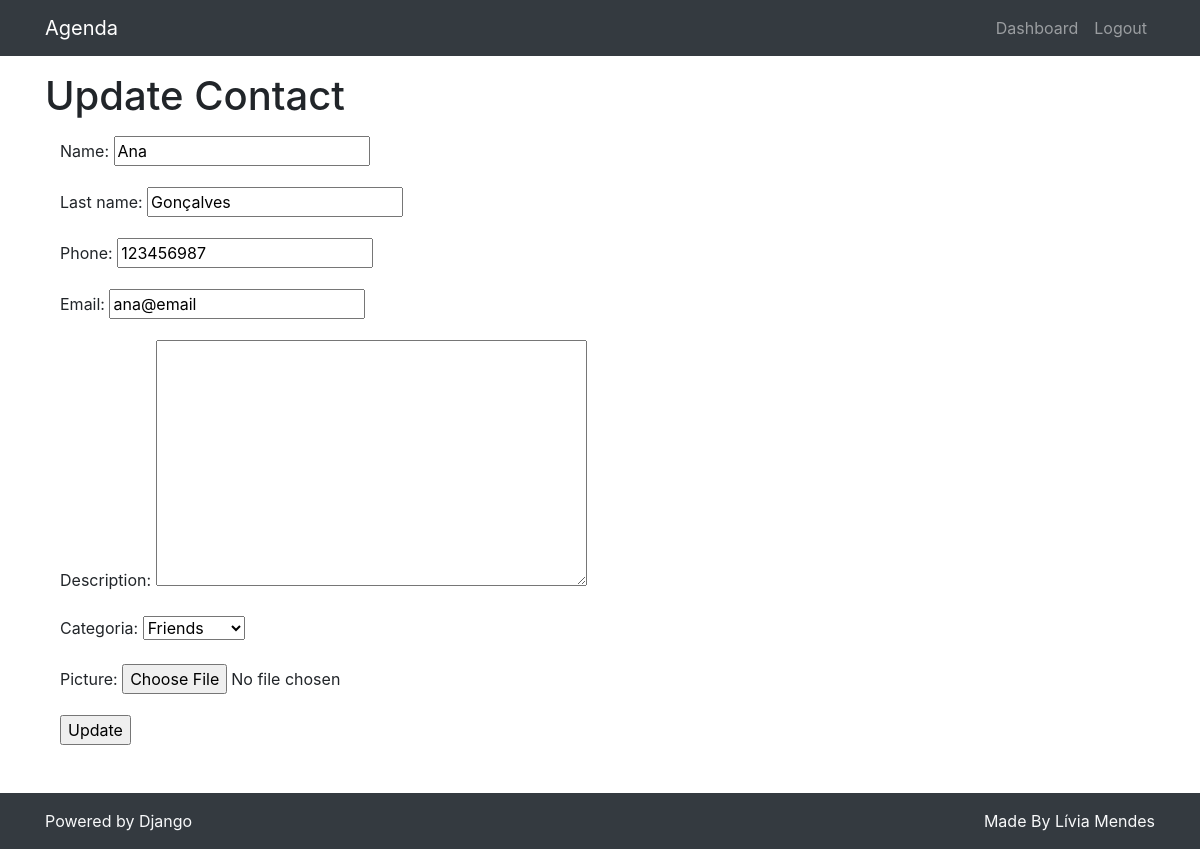
The app's page /accounts/update/6 (signed in) with its own data.
### contacts/models.py (models this page shows, shortened)
class Contact(models.Model):
    name = models.CharField(max_length=255)
    last_name = models.CharField(max_length=255, blank=True)
    phone = models.CharField(max_length=255)
    email = models.CharField(max_length=255, blank=True)
    creation_date = models.DateTimeField(default=timezone.now)
    description = models.TextField(blank=True)
    categoria = models.ForeignKey(Categoria, on_delete=models.DO_NOTHING)
    show = models.BooleanField(default=True)
    picture = models.ImageField(blank=True, upload_to='pictures/%Y/%m/')

class Categoria(models.Model):
    name = models.CharField(max_length=255)
    def __str__(self):
        return self.name

### accounts/views.py (the view)
# urls.py: path('update/<int:contact_id>', views.update_view, name='update'),
@login_required(redirect_field_name='login')
def update_view(request, contact_id):
    context = {}
    obj = get_object_or_404(Contact, id=contact_id)
    form = FormContact(request.POST or None, instance=obj)
    if form.is_valid():
        form.save()
        return redirect('index')
    context["form"] = form
    return render(request, "accounts/update_view.html", context)

### accounts/models.py
class FormContact(forms.ModelForm):
    class Meta:
        model = Contact
        exclude = ('show', 'creation_date')

### accounts/templates/accounts/update_view.html (shortened to what this page needs)
{% extends 'base.html' %}
{% block content %}
<h1 class="mt-3 mb-3"> Update Contact</h1>
<div class="container">
    <form method="POST" enctype="multipart/form-data">
        {{ form.as_p }}
        <input type="submit" value="Update">
    </form>
</div>
{% endblock %}

### records on screen
Contact: name "Ana", last_name "Gonçalves", phone "123456987", email "ana@email", categoria "Friends"
